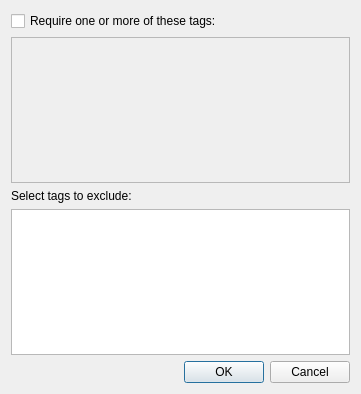
<?xml version="1.0" encoding="UTF-8"?>
<ui version="4.0">
 <class>Dialog</class>
 <widget class="QDialog" name="Dialog">
  <property name="geometry">
   <rect>
    <x>0</x>
    <y>0</y>
    <width>361</width>
    <height>394</height>
   </rect>
  </property>
  <property name="windowTitle">
   <string>Selective Study</string>
  </property>
  <layout class="QVBoxLayout" name="verticalLayout">
   <item>
    <widget class="QCheckBox" name="activeCheck">
     <property name="text">
      <string>Require one or more of these tags:</string>
     </property>
    </widget>
   </item>
   <item>
    <widget class="QListWidget" name="activeList">
     <property name="enabled">
      <bool>false</bool>
     </property>
     <property name="sizePolicy">
      <sizepolicy hsizetype="Expanding" vsizetype="Expanding">
       <horstretch>0</horstretch>
       <verstretch>2</verstretch>
      </sizepolicy>
     </property>
     <property name="selectionMode">
      <enum>QAbstractItemView::MultiSelection</enum>
     </property>
    </widget>
   </item>
   <item>
    <widget class="QLabel" name="label">
     <property name="text">
      <string>Select tags to exclude:</string>
     </property>
    </widget>
   </item>
   <item>
    <widget class="QListWidget" name="inactiveList">
     <property name="enabled">
      <bool>true</bool>
     </property>
     <property name="sizePolicy">
      <sizepolicy hsizetype="Expanding" vsizetype="Expanding">
       <horstretch>0</horstretch>
       <verstretch>2</verstretch>
      </sizepolicy>
     </property>
     <property name="selectionMode">
      <enum>QAbstractItemView::MultiSelection</enum>
     </property>
    </widget>
   </item>
   <item>
    <widget class="QDialogButtonBox" name="buttonBox">
     <property name="orientation">
      <enum>Qt::Horizontal</enum>
     </property>
     <property name="standardButtons">
      <set>QDialogButtonBox::Cancel|QDialogButtonBox::Ok</set>
     </property>
    </widget>
   </item>
  </layout>
 </widget>
 <resources/>
 <connections>
  <connection>
   <sender>buttonBox</sender>
   <signal>accepted()</signal>
   <receiver>Dialog</receiver>
   <slot>accept()</slot>
   <hints>
    <hint type="sourcelabel">
     <x>358</x>
     <y>264</y>
    </hint>
    <hint type="destinationlabel">
     <x>157</x>
     <y>274</y>
    </hint>
   </hints>
  </connection>
  <connection>
   <sender>buttonBox</sender>
   <signal>rejected()</signal>
   <receiver>Dialog</receiver>
   <slot>reject()</slot>
   <hints>
    <hint type="sourcelabel">
     <x>316</x>
     <y>260</y>
    </hint>
    <hint type="destinationlabel">
     <x>286</x>
     <y>274</y>
    </hint>
   </hints>
  </connection>
  <connection>
   <sender>activeCheck</sender>
   <signal>toggled(bool)</signal>
   <receiver>activeList</receiver>
   <slot>setEnabled(bool)</slot>
   <hints>
    <hint type="sourcelabel">
     <x>133</x>
     <y>18</y>
    </hint>
    <hint type="destinationlabel">
     <x>133</x>
     <y>85</y>
    </hint>
   </hints>
  </connection>
 </connections>
</ui>
